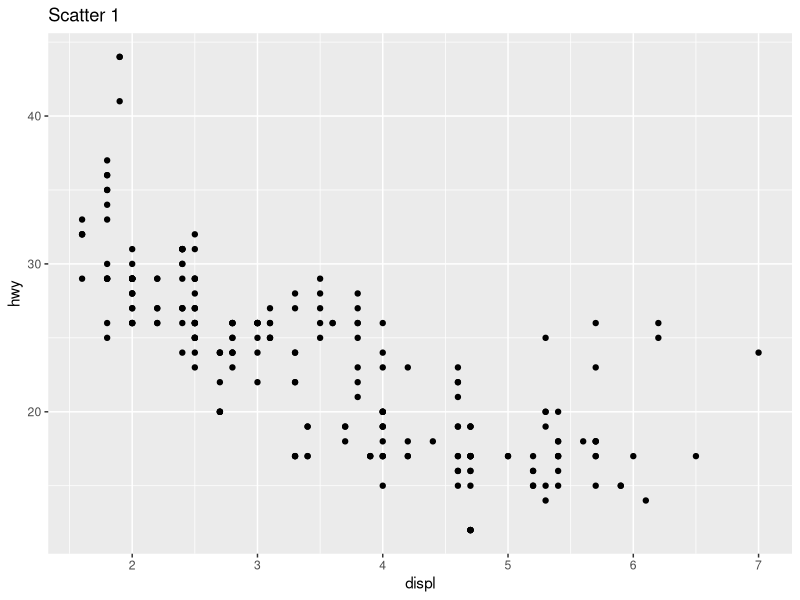
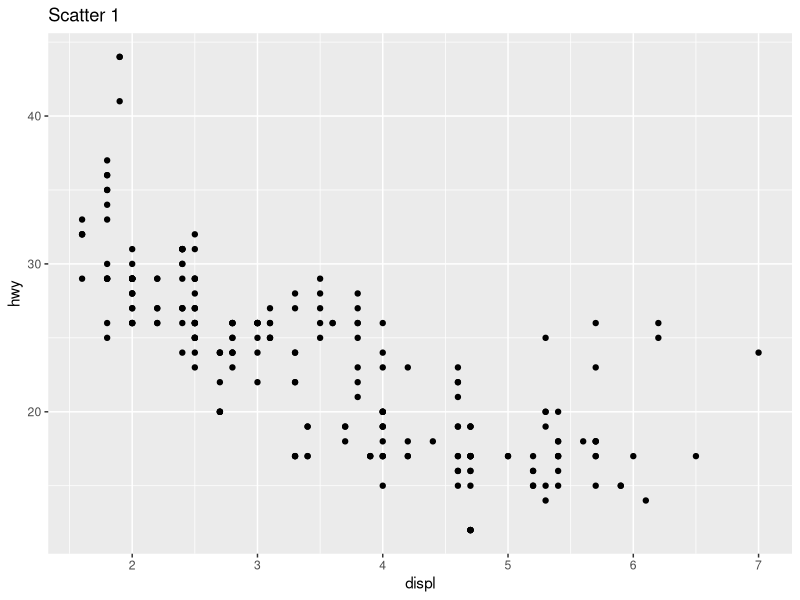
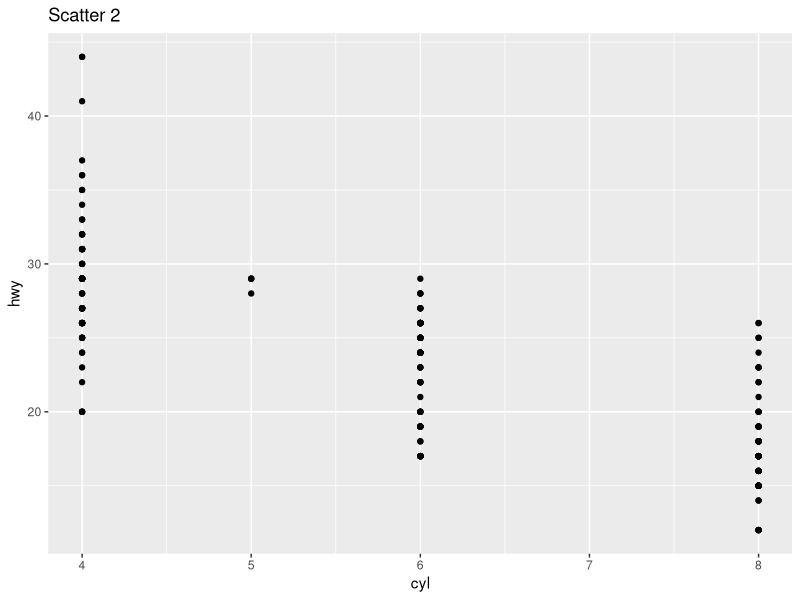
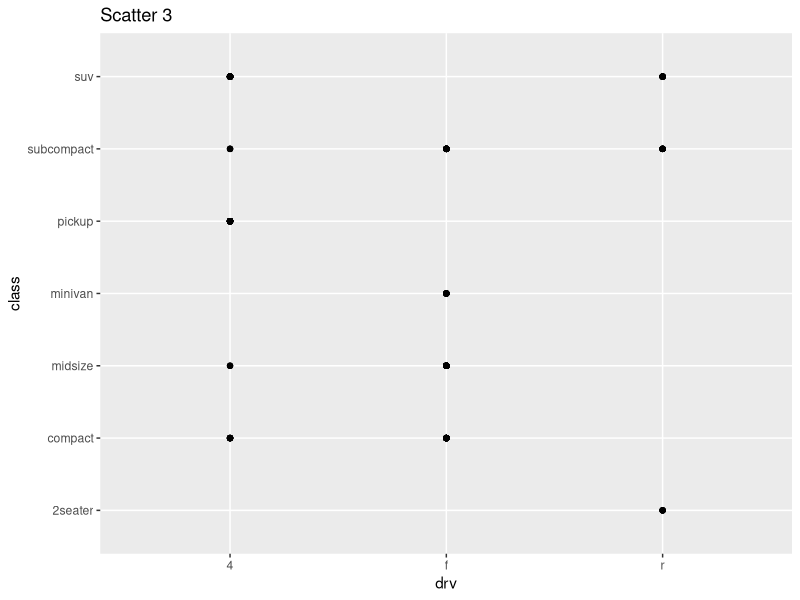
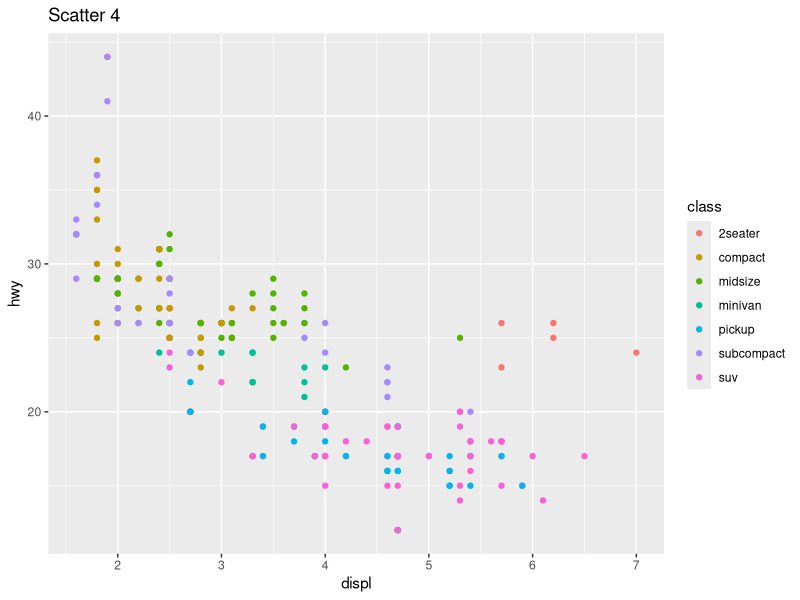
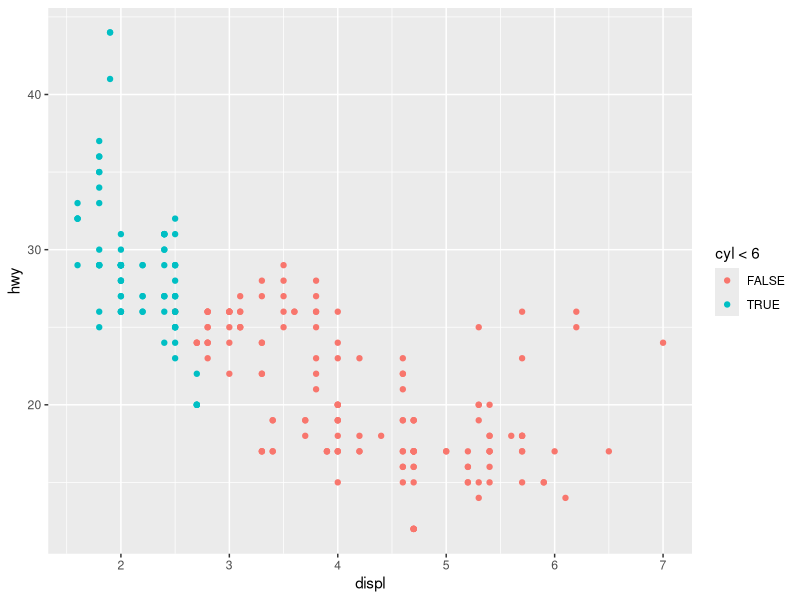
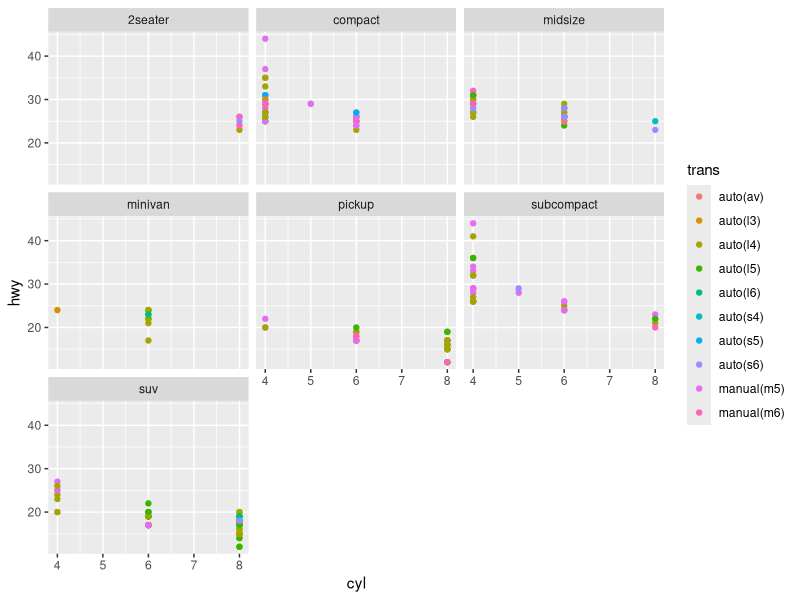
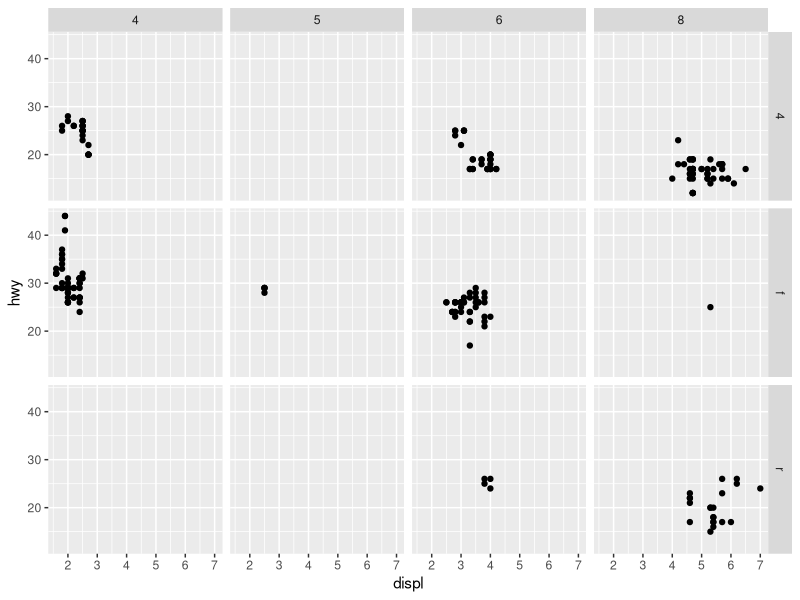

The R script that drew these images, in order:
## ---- chunk 1
knitr::opts_chunk$set(message = FALSE)
## ---- chunk 2

if (!require("tidyverse")) install.packages("tidyverse")
library("tidyverse")

## ---- chunk 3

ggplot(mpg) + 
  geom_point(aes(displ, hwy)) + 
  ggtitle("Scatter 1")

## ---- chunk 4

ggplot(data = mpg) + 
  geom_point(mapping = aes(x = displ, y = hwy)) + 
  ggtitle("Scatter 1")

## ---- chunk 5

# Practice
ggplot(mpg) + 
  geom_point(aes(y = hwy, x = cyl)) + 
  ggtitle("Scatter 2")

## ---- chunk 6

ggplot(mpg) + 
  geom_point(aes(y = class, x = drv)) + 
  ggtitle("Scatter 3")

## ---- chunk 7

ggplot(mpg) + 
  geom_point(mapping = aes(x = displ, y = hwy, color = class)) + 
  ggtitle("Scatter 4")

## ---- chunk 8

ggplot(data = mpg) + 
  geom_point(mapping = aes(x = displ, y = hwy, color = cyl < 6))

## ---- chunk 9

ggplot(mpg) +
  geom_point(aes(x = cyl, y = hwy, col = trans)) +
  facet_wrap(~ class, nrow = 3)

## ---- chunk 10

ggplot(mpg) + 
  geom_point(aes(x = displ, y = hwy)) + 
  facet_grid(drv ~ cyl)

## ---- chunk 11

ggplot(data = mpg) + 
  geom_point(mapping = aes(x = displ, y = hwy))

## ---- chunk 12

ggplot(data = mpg) + 
  geom_smooth(mapping = aes(x = displ, y = hwy))

# Loess regression is the default

## ---- chunk 13

ggplot(data = mpg) + 
  geom_smooth(mapping = aes(x = displ, y = hwy, linetype = drv))

## ---- chunk 14

ggplot(data = mpg) + 
  geom_point(mapping = aes(x = displ, y = hwy)) +
  geom_smooth(mapping = aes(x = displ, y = hwy))

## ---- chunk 15

ggplot(data = mpg, mapping = aes(x = displ, y = hwy)) +
  geom_point() +
  geom_smooth()

 # Same data passed to different geoms. 

## ---- chunk 16

ggplot(mpg, aes(x = displ, y = hwy)) +
  geom_point(aes(color = class)) +
  geom_smooth()

## ---- chunk 17

ggplot(mpg, aes(x = displ, y = hwy)) + 
  geom_point(aes(color = class)) +
  geom_smooth(data = filter(mpg, class == "subcompact"), se = FALSE)

# se = TRUE/FALSE displays confidence interval around the geom_smooth line or not. 

## ---- chunk 18
ggplot(data = diamonds) + 
  geom_bar(mapping = aes(x = cut))
## ---- chunk 19

ggplot(data = diamonds) + 
  stat_count(mapping = aes(x = cut))

## ---- chunk 20

# Create a small table with the tribble command.
demo <- tribble(
  ~cut,         ~freq,
  "Fair",       1610,
  "Good",       4906,
  "Very Good",  12082,
  "Premium",    13791,
  "Ideal",      21551
)

# Now plot the demo table, but override the default stat in the bar chart geom. 
# The count geom is overriden to 
ggplot(data = demo) +
  geom_bar(mapping = aes(x = cut, y = freq), stat = "identity")

## ---- chunk 21

ggplot(data = diamonds) + 
  geom_bar(mapping = aes(x = cut, y = ..prop.., group = 1))

## ---- chunk 22

ggplot(data = diamonds) + 
  stat_summary(
    mapping = aes(x = cut, y = depth),
    fun.ymin = min,
    fun.ymax = max,
    fun.y = median
  )

## ---- chunk 23

ggplot(data = diamonds) + 
  geom_pointrange(mapping = aes(x = cut, y = depth, ymin = min(diamonds$depth), ymax = max(diamonds$depth))) #Close enough

# Automatically groups according to cut, or x variable. 
ggplot(data = diamonds) + 
  geom_bar(mapping = aes(x = cut, y = ..prop..))

# Needs to group relative to whole x variable. Can say group=1 or group = "x"
ggplot(data = diamonds) + 
  geom_bar(mapping = aes(x = cut, fill = color, y = ..prop..,  group = 1))

## ---- chunk 24

# The "colour aesthetic" adds the border. 
ggplot(data = diamonds) + 
  geom_bar(mapping = aes(x = cut, colour = cut))

## ---- chunk 25

# The "fill" aesthetic adds the interior colour. 
ggplot(data = diamonds) + 
  geom_bar(mapping = aes(x = cut, fill = cut))

## ---- chunk 26

ggplot(data = diamonds) + 
  geom_bar(mapping = aes(x = cut, fill = clarity))

## ---- chunk 27
# Position = identity uses the raw value of the observation. Here, it places the bar at it's exact location
ggplot(data = diamonds, mapping = aes(x = cut, fill = clarity)) + 
  geom_bar(alpha = 0.2, position = "identity")

# Here we specify the fill as NA. and empty the bars. 
ggplot(data = diamonds, mapping = aes(x = cut, colour = clarity)) + 
  geom_bar(fill = NA, position = "identity")

## ---- chunk 28

ggplot(data = diamonds) + 
  geom_bar(mapping = aes(x = cut, fill = clarity), position = "fill")

## ---- chunk 29

ggplot(data = diamonds) + 
  geom_bar(mapping = aes(x = cut, fill = clarity), position = "dodge")

## ---- chunk 30
ggplot(mpg) + geom_point(aes(displ, hwy)) + ggtitle("Scatter 1")
## ---- chunk 31
ggplot(data = mpg) + 
  geom_point(mapping = aes(x = displ, y = hwy), position = "jitter")

## ---- chunk 32

# How to fix this 
ggplot(data = mpg, mapping = aes(x = cty, y = hwy)) + 
  geom_point()

# Do this:
ggplot(data = mpg, mapping = aes(x = cty, y = hwy)) + 
  geom_count()

ggplot(data = mpg, mapping = aes(x = cty, y = hwy)) + 
  geom_jitter()

# Default postion is dodge, putting data displays next to each other. 
ggplot(data = mpg, mapping = aes(x = trans, y = hwy)) + 
  geom_boxplot()

## ---- chunk 33

# Normal Plot
ggplot(data = mpg, mapping = aes(x = class, y = hwy)) + 
  geom_boxplot()

# Add new coordinate system:
ggplot(data = mpg, mapping = aes(x = class, y = hwy)) + 
  geom_boxplot() +
  coord_flip()


## ---- chunk 34
if (!require("maps")) install.packages("maps")
library(maps)

nz <- map_data("nz")

ggplot(nz, aes(long, lat, group = group)) +
  geom_polygon(fill = "white", colour = "black")

# Quickmap sets the correct aspect ratio 
ggplot(nz, aes(long, lat, group = group)) +
  geom_polygon(fill = "white", colour = "black") +
  coord_quickmap()
## ---- chunk 35
bar <- ggplot(data = diamonds) + 
  geom_bar(
    mapping = aes(x = cut, fill = cut), 
    show.legend = FALSE,
    width = 1
  ) + 
  theme(aspect.ratio = 1) +
  labs(x = NULL, y = NULL)

# flipped bar chart
bar + coord_flip()

# Coxcomb chart
bar + coord_polar()
## ---- chunk 36

ggplot(data = mpg, mapping = aes(x = cty, y = hwy)) +
  geom_point() +
  geom_abline() + #adds line to graph by slope and intercept
  coord_fixed() # Default ratio is 1. 1 unit of x is the same as 1 unit of y

## ---- chunk 37

# ggplot(data = <DATA>) + 
#   <GEOM_FUNCTION>(
#      mapping = aes(<MAPPINGS>),
#      stat = <STAT>, 
#      position = <POSITION>
#   ) +
#   <COORDINATE_FUNCTION> +
#   <FACET_FUNCTION>
  
